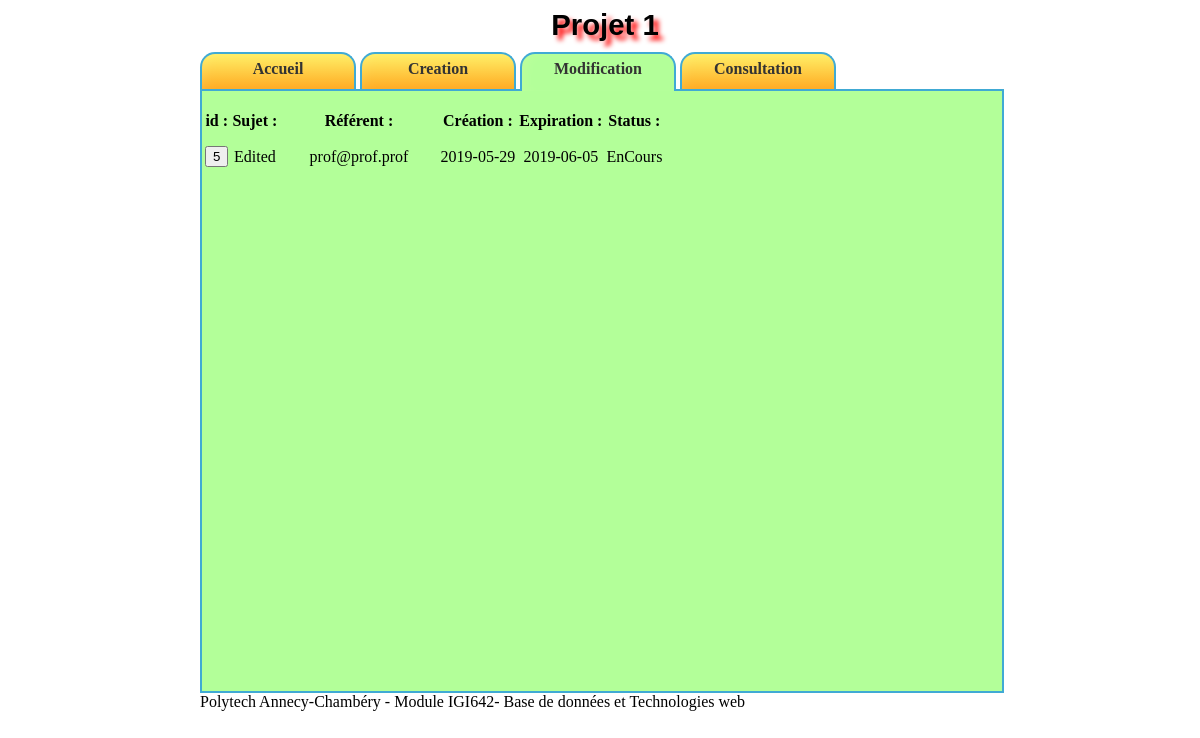
Screenshot of /projet.php?page=2 (signed in) with the database file from the repository.
### tables this page shows
CREATE TABLE IF NOT EXISTS `demandes` (
  `idDem` int(11) NOT NULL AUTO_INCREMENT,
  `sujet` varchar(200) NOT NULL,
  `contenu` text NOT NULL,
  `dateCreation` date NOT NULL,
  `dateExpiration` date NOT NULL,
  `mailEtu` varchar(100) NOT NULL,
  `mailProf` varchar(100) NOT NULL,
  `status` enum('Modifier','Valide','Envoyee','EnCours','Archive') NOT NULL,
  PRIMARY KEY (`idDem`),
  KEY `mailEtu` (`mailEtu`),
  KEY `mailProf` (`mailProf`)
);

### functions.php (called while the page is built, shortened)
<?php
function isConnected ()
{
	if (is_null($_SESSION["mail"]) || is_null($_SESSION["nom"]) || is_null($_SESSION["travail"]))
	{
		return FALSE;
	}
	else
	{
		return TRUE;
	}
}
function isEtudiant ()
{
  if (isConnected())
  {
    if ($_SESSION["travail"] == "Etudiant")
    {
      return TRUE;
    }
  }
  return FALSE;
}
function isProfesseur ()
{
  return FALSE;
}
?>

### page_2.inc.php (the view, shortened to what this page needs)
<?php
if (isEtudiant() || isProfesseur())
{
	$conn = connexion();
	if (isset($_POST["changement"]))
	{
		unset($_POST["changement"]);
		if (isset($_POST["envoiST"]))
		{
			$newStatus = "Envoyee";
		}
		else
		{
			$newStatus = "EnCours";
		}
		$except = updateDemande ($_POST["idDem"], $_POST["Sujet"], $_POST["Contenu"], $_POST["Expiration"], $newStatus);
		if (is_null($except))
		{
			echo "</br></br><center>";
			if (isset($_POST["envoiST"]))
			{
				echo "Demande envoyée au service technique.";
			}
			else
			{
				echo "Demande modifiée !</br>";
			}
			echo "</br></br>Vous allez être redirigés dans 1 secondes.</center>";
			header("refresh:2;url=projet.php?page=2");
			die(0);
		}
	}
	else
	{
		if (isEtudiant())
		{
			$listDemandes = $conn->prepare ("SELECT idDem, sujet, dateCreation, dateExpiration, mailProf as mailPers, status FROM `demandes` WHERE mailEtu = ? AND (status = \"EnCours\" OR status = \"Modifier\");");
		}
		else {
			$listDemandes = $conn->prepare ("SELECT idDem, sujet, dateCreation, dateExpiration, mailEtu as mailPers, status FROM `demandes` WHERE mailProf = ? AND (status = \"EnCours\" OR status = \"Modifier\");");
		}
		$listDemandes->execute(array($_SESSION["mail"]));
		if (is_null($listDemandes) || $listDemandes->rowCount() == 0)
		{
			echo "</br>Vous n'avez aucune demande à modifier.";
		}
		else
		{
		?>
		<table>
			<tr class="presentation">
				<td class="idDem">
					<center>id :</center>
				</td>
				<td class="sujetDem">
					<center>Sujet :</center>
				</td>
				<td class="mailDem">
					<center>
						<?php
							if (isProfesseur())
							{
								echo "Etudiant :";
							}
							else
							{
								echo "Référent :";
							}
						?>
					</center>
				</td>
				<td class="dateDem">
					<center>Création :</center>
				</td>
				<td class="dateDem">
					<center>Expiration :</center>
				</td>
				<td class="statusDem">
					<center>Status :</center>
				</td>
			</tr>
			<tr class="ecarteColonne"></tr>
			<form method="post" action="projet.php?page=2">
				<?php
					$i = 0;
					while($array = $listDemandes->fetch(PDO::FETCH_ASSOC))
					{
						if ($array["status"] == "Modifier")
						{
							echo "<tr class=\"modifier\">";
						}
						else
						{
							if ($i % 2 != 0)
							{
								echo "<tr class=\"color2\">";
							}
							else {
								echo "<tr>";
							}
						}
						?>
							<td class="idDem">
								<input type="submit" name="idDem" value="<?php echo $array["idDem"] ?>" />
							</td>
							<td class="sujetDem">
								<center>
									<?php
										echo $array["sujet"];
									?>
								</center>
							</td>
							<td class="mailDem">
								<center>
									<?php
										echo $array["mailPers"];
									?>
								</center>
							</td>
							<td class="dateDem">
								<center>
									<?php
										echo $array["dateCreation"];
									?>
								</center>
							</td>
							<td class="dateDem">
								<center>
									<?php
										echo $array["dateExpiration"];
									?>
								</center>
							</td>
							<td class="statusDem">
								<center>
									<?php
										echo $array["status"];
									?>
								</center>
							</td>
						</tr>
						<?php
						$i = $i + 1;
					}
				?>
			</form>
		</table>
		<?php
		}
	}
}
else
{
	header("refresh:0;url=projet.php");
	die(0);
}
?>

### projet.css (style rules this page uses)
.presentation { font-weight: bold; }
.ecarteColonne { height: 10px; }
.idDem { width: auto; }
.dateDem { width: auto; }
.sujetDem { width: auto; }
.mailDem { width: 35%; }
.statusDem { width: auto; }

### rows the page displays
demandes: idDem "5", sujet "Edited", mailProf "prof@prof.prof", dateCreation "2019-05-29", dateExpiration "2019-06-05", status "EnCours"
